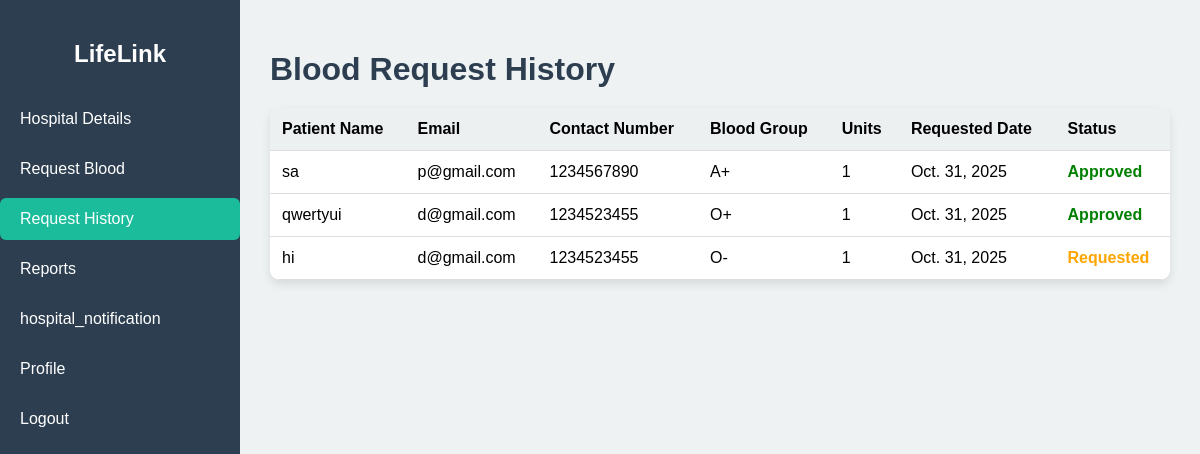
Screenshot of /request_history/ (signed in) with the database file from the repository.
### Blood_Bank/models.py (models this page shows, shortened)
class Hospital_Request(models.Model):
    hospital = models.ForeignKey(Hospital,on_delete=models.CASCADE)
    Blood_group = models.CharField(null=False,blank=False)
    unit = models.PositiveIntegerField(null=True,blank=True)
    date = models.DateField(null=True,blank=True)
    urgent = models.BooleanField(default=False)
    patient_name = models.CharField(max_length=100, null=True, blank=True)
    patient_email = models.EmailField(null=True, blank=True)
    patient_contact = models.CharField(max_length=15, null=True, blank=True)
    STATUS_CHOICES = (
        ('requested', 'Requested'),
        ('approved', 'Approved'),
        ('rejected', 'Rejected'),
    )
    status = models.CharField(max_length=10, choices=STATUS_CHOICES, default='requested')

### Blood_Bank/views.py (the view)
# urls.py: path('request_history/',views.request_history,name='request_history'),
def request_history(request):
    profile = request.user.profile
    hospital = get_object_or_404(Hospital, profile=profile)
    request_history = Hospital_Request.objects.filter(hospital=hospital)
    return render(request, 'hospital_dashboard/request_history.html', {
        'hospital': hospital,
        'request_history': request_history
    })

### Blood_Bank/templates/hospital_dashboard/request_history.html (shortened to what this page needs)
{% load static %}
<!DOCTYPE html>
<html lang="en">
<head>
    <link rel="stylesheet" href="{% static 'css/hospital_dashboard/request_history.css' %}">
</head>
<body>
    <div class="container">
        <aside class="sidebar">
            <h2>LifeLink</h2>
            <ul>
                <li><a href="{% url 'hospitaldashboard' %}">Hospital Details</a></li>
                <li><a href="{% url 'request_blood_hospital' %}">Request Blood</a></li>
                <li><a href="{% url 'request_history' %}" class="active">Request History</a></li>
                <li><a href="{% url 'hospital_reports' %}">Reports</a></li>
                <li><a href="{% url 'hospital_notification' %}">hospital_notification</a></li>
                <li><a href="{% url 'profile_update' hospital.id %}">Profile</a></li>
                <li><a href="{% url 'home' %}">Logout</a></li>
            </ul>
        </aside>
        <main class="main-content">
            <h1>Blood Request History</h1>
            <table class="history-table">
                <thead>
                    <tr>
                        <th>Patient Name</th>
                        <th>Email</th>
                        <th>Contact Number</th>
                        <th>Blood Group</th>
                        <th>Units</th>
                        <th>Requested Date</th>
                        <th>Status</th>
                    </tr>
                </thead>
                <tbody>
                    {% if request_history %}
                        {% for r in request_history %}
                            <tr>
                                <td>{{ r.patient_name }}</td>
                                <td>{{ r.patient_email }}</td>
                                <td>{{ r.patient_contact }}</td>
                                <td>{{ r.Blood_group }}</td>
                                <td>{{ r.unit }}</td>
                                <td>{{ r.date }}</td>
                                <td class="{% if r.status == 'approved' %}approved{% elif r.status == 'rejected' %}rejected{% else %}pending{% endif %}">
                                    {{ r.status|title }}
                                </td>
                            </tr>
                        {% endfor %}
                    {% else %}
                        <tr>
                            <td colspan="7" style="text-align: center;">No requests found.</td>
                        </tr>
                    {% endif %}
                </tbody>
            </table>
        </main>
    </div>
</body>
</html>

### Blood_Bank/static/css/hospital_dashboard/request_history.css (style rules this page uses)
body { font-family: Arial, sans-serif; background-color: #eef2f3; margin: 0; }
.container { display: flex; min-height: 100vh; }
.sidebar { width: 240px; background-color: #2c3e50; color: white; position: fixed; top: 0; bottom: 0; padding-top: 20px; }
.sidebar h2 { text-align: center; margin-bottom: 30px; }
.sidebar ul { list-style: none; padding: 0; }
.sidebar ul li { margin-bottom: 8px; }
.sidebar ul li a { display: block; color: white; text-decoration: none; padding: 12px 20px; border-radius: 6px; transition: background 0.3s; }
.sidebar ul li a:hover, .sidebar ul li a.active { background-color: #1abc9c; }
.main-content { margin-left: 240px; padding: 30px; flex: 1; }
.main-content h1 { margin-bottom: 20px; color: #2c3e50; }
.history-table { width: 100%; border-collapse: collapse; background-color: white; border-radius: 10px; overflow: hidden; box-shadow: 0px 4px 10px rgba(0,0,0,0.1); }
.history-table th, .history-table td { padding: 12px; text-align: left; border-bottom: 1px solid #ddd; }
.history-table th { background-color: #ecf0f1; font-weight: bold; }
.pending { color: orange; font-weight: bold; }
.approved { color: green; font-weight: bold; }

### rows the page displays
Hospital_Request: patient_name "sa", patient_email "p@gmail.com", patient_contact "1234567890", Blood_group "A+", unit "1", date "Oct. 31, 2025", status "Approved"
Hospital_Request: patient_name "qwertyui", patient_email "d@gmail.com", patient_contact "1234523455", Blood_group "O+", unit "1", date "Oct. 31, 2025", status "Approved"
Hospital_Request: patient_name "hi", patient_email "d@gmail.com", patient_contact "1234523455", Blood_group "O-", unit "1", date "Oct. 31, 2025", status "Requested"
